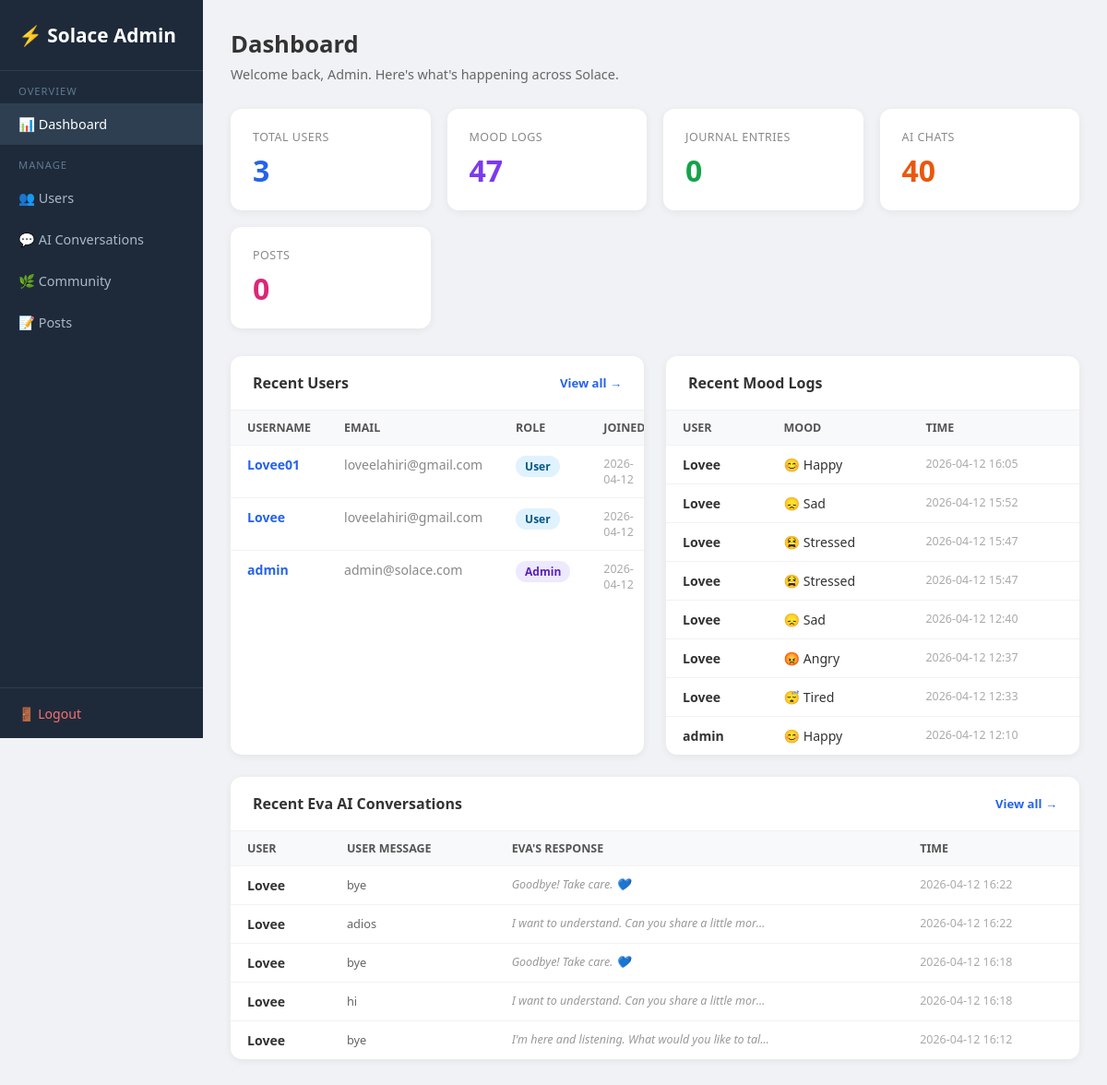
Page /admin (signed in) on the earlier database version.
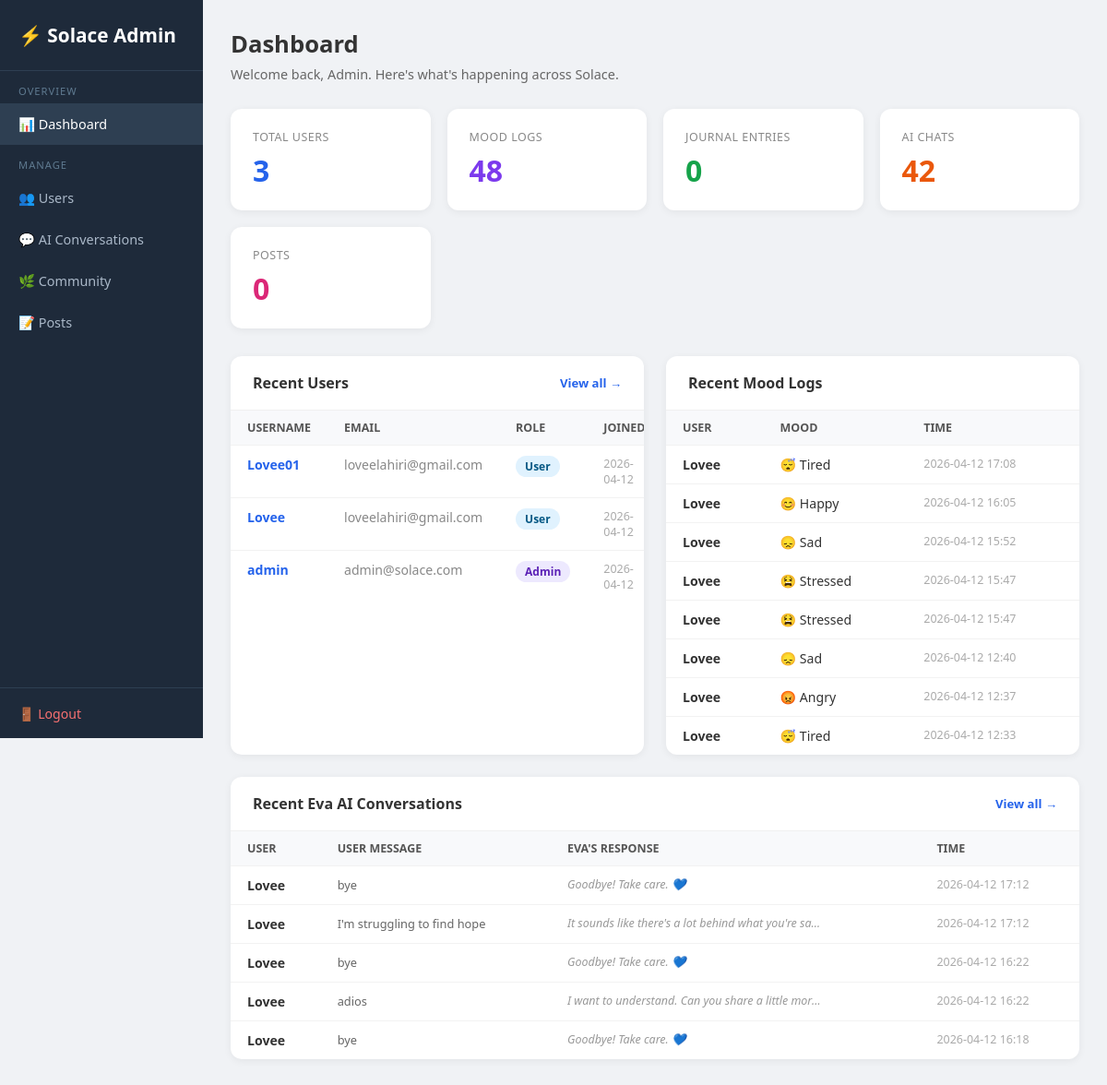
Same page on the later database version.
### tables this page shows
CREATE TABLE users (
                id         INTEGER PRIMARY KEY AUTOINCREMENT,
                username   TEXT UNIQUE NOT NULL,
                email      TEXT NOT NULL,
                password   TEXT NOT NULL,
                is_admin   INTEGER DEFAULT 0,
                created_at DATETIME DEFAULT CURRENT_TIMESTAMP
            );

CREATE TABLE mood_logs (
                id        INTEGER PRIMARY KEY AUTOINCREMENT,
                user_id   INTEGER NOT NULL REFERENCES users(id),
                mood      TEXT NOT NULL,
                timestamp DATETIME DEFAULT CURRENT_TIMESTAMP
            );

CREATE TABLE chat_history (
                id           INTEGER PRIMARY KEY AUTOINCREMENT,
                session_id   TEXT,
                user_id      INTEGER REFERENCES users(id),
                user_message TEXT,
                ai_response  TEXT,
                timestamp    DATETIME DEFAULT CURRENT_TIMESTAMP
            );

### app.py (the view)
@app.route("/admin")
@admin_required
def admin_dashboard() -> Any:
    with get_db() as conn:
        total_users   = conn.execute("SELECT COUNT(*) FROM users").fetchone()[0]
        total_moods   = conn.execute("SELECT COUNT(*) FROM mood_logs").fetchone()[0]
        total_journals= conn.execute("SELECT COUNT(*) FROM journals").fetchone()[0]
        total_chats   = conn.execute("SELECT COUNT(*) FROM chat_history").fetchone()[0]
        total_posts   = conn.execute("SELECT COUNT(*) FROM posts").fetchone()[0]
        recent_users = conn.execute(
            "SELECT id, username, email, is_admin, created_at FROM users ORDER BY created_at DESC LIMIT 5"
        ).fetchall()
        recent_moods = conn.execute("""
            SELECT u.username, ml.mood, ml.timestamp
            FROM mood_logs ml JOIN users u ON ml.user_id=u.id
            ORDER BY ml.timestamp DESC LIMIT 8
        """).fetchall()
        recent_chats = conn.execute("""
            SELECT u.username, ch.user_message, ch.ai_response, ch.timestamp
            FROM chat_history ch JOIN users u ON ch.user_id=u.id
            ORDER BY ch.timestamp DESC LIMIT 5
        """).fetchall()
    return render_template(
        "admin/dashboard.html",
        total_users=total_users, total_moods=total_moods,
        total_journals=total_journals, total_chats=total_chats,
        total_posts=total_posts,
        recent_users=recent_users, recent_moods=recent_moods,
        recent_chats=recent_chats,
    )

### app.py (called while the page is built)
def get_db() -> sqlite3.Connection:
    db_path = os.path.join(os.path.dirname(os.path.abspath(__file__)), "database.db")
    conn = sqlite3.connect(db_path)
    conn.row_factory = sqlite3.Row
    return conn

def admin_required(f: Any) -> Any:
    @wraps(f)
    def dec(*args: Any, **kwargs: Any) -> Any:
        if "user_id" not in session or not session.get("is_admin"):
            flash("Admin access required.")
            return redirect(url_for("login_page"))
        return f(*args, **kwargs)
    return dec

### templates/admin/dashboard.html (shortened to what this page needs)
<!DOCTYPE html>
<html lang="en">
<head>
</head>
<body>
<div class="sidebar">
  <div class="logo">⚡ Solace Admin</div>
  <nav>
    <div class="sl">Overview</div>
    <a href="/admin" class="active">📊 Dashboard</a>
    <div class="sl">Manage</div>
    <a href="/admin/users">👥 Users</a>
    <a href="/admin/chats">💬 AI Conversations</a>
    <a href="/admin/community">🌿 Community</a>
    <a href="/admin/posts">📝 Posts</a>
  </nav>
  <div class="bot"><a href="/logout">🚪 Logout</a></div>
</div>
<div class="main">
  <div class="page-title">Dashboard</div>
  <div class="page-sub">Welcome back, Admin. Here's what's happening across Solace.</div>
  <div class="stats">
    <div class="stat-card blue"><div class="label">Total Users</div><div class="value">{{ total_users }}</div></div>
    <div class="stat-card purple"><div class="label">Mood Logs</div><div class="value">{{ total_moods }}</div></div>
    <div class="stat-card green"><div class="label">Journal Entries</div><div class="value">{{ total_journals }}</div></div>
    <div class="stat-card orange"><div class="label">AI Chats</div><div class="value">{{ total_chats }}</div></div>
    <div class="stat-card pink"><div class="label">Posts</div><div class="value">{{ total_posts }}</div></div>
  </div>
  <div class="grid2">
    <div class="card">
      <div class="card-header">Recent Users <a href="/admin/users">View all →</a></div>
      <table>
        <thead><tr><th>Username</th><th>Email</th><th>Role</th><th>Joined</th></tr></thead>
        <tbody>
          {% for u in recent_users %}
          <tr>
            <td><a href="/admin/users/{{ u.id }}" style="color:#2563eb;text-decoration:none;font-weight:600">{{ u.username }}</a></td>
            <td style="color:#888">{{ u.email }}</td>
            <td><span class="badge {{ 'admin' if u.is_admin else 'user' }}">{{ 'Admin' if u.is_admin else 'User' }}</span></td>
            <td style="color:#aaa;font-size:0.78rem">{{ (u.created_at or '')[:10] }}</td>
          </tr>
          {% endfor %}
        </tbody>
      </table>
    </div>
    <div class="card">
      <div class="card-header">Recent Mood Logs</div>
      <table>
        <thead><tr><th>User</th><th>Mood</th><th>Time</th></tr></thead>
        <tbody>
          {% for m in recent_moods %}
          <tr>
            <td style="font-weight:600">{{ m.username }}</td>
            <td>{% if m.mood=='happy'%}😊{%elif m.mood=='sad'%}😞{%elif m.mood=='angry'%}😡{%elif m.mood=='anxious'%}😰{%elif m.mood=='calm'%}😌{%elif m.mood=='stressed'%}😫{%elif m.mood=='tired'%}😴{%elif m.mood=='Fear'%}😨{%elif m.mood=='swings'%}🎢{%endif%} {{ m.mood.capitalize() }}</td>
            <td style="color:#aaa;font-size:0.78rem">{{ (m.timestamp or '')[:16] }}</td>
          </tr>
          {% endfor %}
        </tbody>
      </table>
    </div>
  </div>
  <div class="card">
    <div class="card-header">Recent Eva AI Conversations <a href="/admin/chats">View all →</a></div>
    <table>
      <thead><tr><th>User</th><th>User Message</th><th>Eva's Response</th><th>Time</th></tr></thead>
      <tbody>
        {% for c in recent_chats %}
        <tr>
          <td style="font-weight:600">{{ c.username }}</td>
          <td><div class="preview">{{ c.user_message }}</div></td>
          <td><div class="ai-prev">{{ c.ai_response }}</div></td>
          <td style="color:#aaa;font-size:0.78rem">{{ (c.timestamp or '')[:16] }}</td>
        </tr>
        {% endfor %}
      </tbody>
    </table>
  </div>
</div>
</body>
</html>

Differences in the rows shown:
no longer on this page (row unchanged): mood_logs: username "admin", mood "Happy", timestamp "2026-04-12 12:10"
no longer on this page (row unchanged): chat_history: username "Lovee", user_message "hi", ai_response "I want to understand. Can you share a little mor…", timestamp "2026-04-12 16:18"
no longer on this page (row unchanged): chat_history: username "Lovee", user_message "bye", ai_response "I'm here and listening. What would you like to tal…", timestamp "2026-04-12 16:12"
added mood_logs: username "Lovee", mood "Tired", timestamp "2026-04-12 17:08"
added chat_history: username "Lovee", user_message "bye", ai_response "Goodbye! Take care. 💙", timestamp "2026-04-12 17:12"
added chat_history: username "Lovee", user_message "I'm struggling to find hope", ai_response "It sounds like there's a lot behind what you're sa…", timestamp "2026-04-12 17:12"
Other differences:
{{ total_moods }}: "47" → "48"
{{ total_chats }}: "40" → "42"
